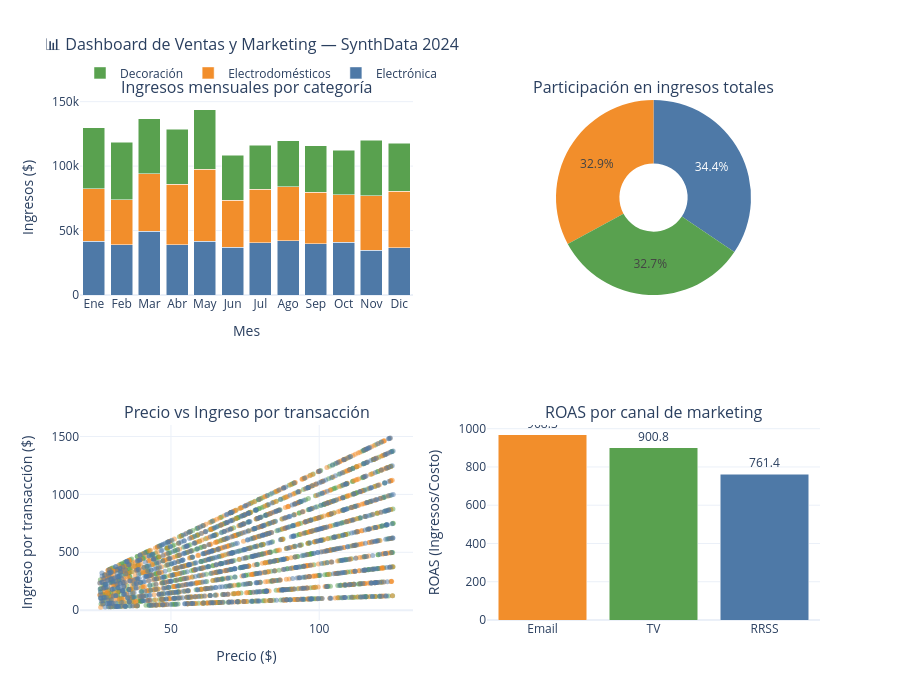

The notebook cell this image was saved under:
### Markdown cell above
---

## 9. Dashboard interactivo con Plotly

### Code cell
# Dashboard: 4 gráficos en un solo layout interactivo
fig = make_subplots(
    rows=2, cols=2,
    subplot_titles=[
        'Ingresos mensuales por categoría',
        'Participación en ingresos totales',
        'Precio vs Ingreso por transacción',
        'ROAS por canal de marketing'
    ],
    specs=[
        [{'type': 'bar'}, {'type': 'pie'}],
        [{'type': 'scatter'}, {'type': 'bar'}]
    ]
)

# 1. Barras apiladas: ingresos mensuales por categoría
pivot_mensual = ventas_clean.pivot_table(
    values='ingreso_total', index='mes_num', columns='categoria', aggfunc='sum'
).reset_index()
mes_labels = [meses[i-1] for i in pivot_mensual['mes_num']]

colores_cat = {'Electrónica': '#4e79a7', 'Electrodomésticos': '#f28e2b', 'Decoración': '#59a14f'}
for cat in ['Electrónica', 'Electrodomésticos', 'Decoración']:
    if cat in pivot_mensual.columns:
        fig.add_trace(
            go.Bar(name=cat, x=mes_labels, y=pivot_mensual[cat],
                   marker_color=colores_cat[cat], showlegend=True),
            row=1, col=1
        )

# 2. Torta: participación
fig.add_trace(
    go.Pie(labels=por_categoria['categoria'], values=por_categoria['ingresos'],
           hole=0.35, marker_colors=list(colores_cat.values()),
           showlegend=False),
    row=1, col=2
)

# 3. Scatter: precio vs ingreso
for cat, grupo in ventas_clean.groupby('categoria'):
    fig.add_trace(
        go.Scatter(
            x=grupo['precio'], y=grupo['ingreso_total'],
            mode='markers', name=cat,
            marker=dict(color=colores_cat[cat], size=5, opacity=0.5),
            showlegend=False
        ),
        row=2, col=1
    )

# 4. ROAS por canal
fig.add_trace(
    go.Bar(
        x=roas_canal['canal'], y=roas_canal['roas'],
        marker_color=[colores_canal[c] for c in roas_canal['canal']],
        text=roas_canal['roas'].round(1),
        textposition='outside',
        showlegend=False
    ),
    row=2, col=2
)

fig.update_layout(
    title_text='📊 Dashboard de Ventas y Marketing — SynthData 2024',
    title_font_size=16,
    height=700,
    barmode='stack',
    template='plotly_white',
    legend=dict(orientation='h', y=1.08, x=0)
)

fig.update_xaxes(title_text='Mes', row=1, col=1)
fig.update_yaxes(title_text='Ingresos ($)', row=1, col=1)
fig.update_xaxes(title_text='Precio ($)', row=2, col=1)
fig.update_yaxes(title_text='Ingreso por transacción ($)', row=2, col=1)
fig.update_yaxes(title_text='ROAS (Ingresos/Costo)', row=2, col=2)

fig.show()
fig.write_html(str(OUT_DIR / 'dashboard_interactivo.html'))

### Figure 1 — Plotly figure (JSON) as saved in the notebook; plotly's stock layout.template omitted (floating-point values rounded to 4 significant figures; data arrays with more than 128 entries replaced by an {"elided": "..."} marker saying what was removed)
{"data": [{"marker": {"color": "#4e79a7"}, "name": "Electrónica", "showlegend": true, "x": ["Ene", "Feb", "Mar", "Abr", "May", "Jun", "Jul", "Ago", "Sep", "Oct", "Nov", "Dic"], "y": [41770.0, 38800.0, 49460.0, 39020.0, 41790.0, 37060.0, 40520.0, 42180.0, 39790.0, 40900.0, 34710.0, 36580.0], "type": "bar", "xaxis": "x", "yaxis": "y"}, {"marker": {"color": "#f28e2b"}, "name": "Electrodomésticos", "showlegend": true, "x": ["Ene", "Feb", "Mar", "Abr", "May", "Jun", "Jul", "Ago", "Sep", "Oct", "Nov", "Dic"], "y": [40500.0, 34960.0, 44520.0, 47050.0, 55740.0, 36420.0, 41420.0, 41980.0, 39860.0, 36940.0, 42130.0, 43760.0], "type": "bar", "xaxis": "x", "yaxis": "y"}, {"marker": {"color": "#59a14f"}, "name": "Decoración", "showlegend": true, "x": ["Ene", "Feb", "Mar", "Abr", "May", "Jun", "Jul", "Ago", "Sep", "Oct", "Nov", "Dic"], "y": [47330.0, 44910.0, 42800.0, 42360.0, 46200.0, 35000.0, 34290.0, 35520.0, 36130.0, 34280.0, 43120.0, 37290.0], "type": "bar", "xaxis": "x", "yaxis": "y"}, {"hole": 0.35, "labels": ["Electrodomésticos", "Electrónica", "Decoración"], "marker": {"colors": ["#4e79a7", "#f28e2b", "#59a14f"]}, "showlegend": false, "values": [505300.0, 482600.0, 479200.0], "type": "pie", "domain": {"x": [0.55, 1.0], "y": [0.625, 1.0]}}, {"marker": {"color": "#59a14f", "opacity": 0.5, "size": 5}, "mode": "markers", "name": "Decoración", "showlegend": false, "x": {"elided": "1000 float values"}, "y": {"elided": "1000 float values"}, "type": "scatter", "xaxis": "x2", "yaxis": "y2"}, {"marker": {"color": "#f28e2b", "opacity": 0.5, "size": 5}, "mode": "markers", "name": "Electrodomésticos", "showlegend": false, "x": {"elided": "1000 float values"}, "y": {"elided": "1000 float values"}, "type": "scatter", "xaxis": "x2", "yaxis": "y2"}, {"marker": {"color": "#4e79a7", "opacity": 0.5, "size": 5}, "mode": "markers", "name": "Electrónica", "showlegend": false, "x": {"elided": "998 float values"}, "y": {"elided": "998 float values"}, "type": "scatter", "xaxis": "x2", "yaxis": "y2"}, {"marker": {"color": ["#f28e2b", "#59a14f", "#4e79a7"]}, "showlegend": false, "text": [968.3, 900.8, 761.4], "textposition": "outside", "x": ["Email", "TV", "RRSS"], "y": [968.3, 900.8, 761.4], "type": "bar", "xaxis": "x3", "yaxis": "y3"}], "layout": {"xaxis": {"anchor": "y", "domain": [0.0, 0.45], "title": {"text": "Mes"}}, "yaxis": {"anchor": "x", "domain": [0.625, 1.0], "title": {"text": "Ingresos ($)"}}, "xaxis2": {"anchor": "y2", "domain": [0.0, 0.45], "title": {"text": "Precio ($)"}}, "yaxis2": {"anchor": "x2", "domain": [0.0, 0.375], "title": {"text": "Ingreso por transacción ($)"}}, "xaxis3": {"anchor": "y3", "domain": [0.55, 1.0]}, "yaxis3": {"anchor": "x3", "domain": [0.0, 0.375], "title": {"text": "ROAS (Ingresos/Costo)"}}, "annotations": [{"font": {"size": 16}, "showarrow": false, "text": "Ingresos mensuales por categoría", "x": 0.225, "xanchor": "center", "xref": "paper", "y": 1.0, "yanchor": "bottom", "yref": "paper"}, {"font": {"size": 16}, "showarrow": false, "text": "Participación en ingresos totales", "x": 0.775, "xanchor": "center", "xref": "paper", "y": 1.0, "yanchor": "bottom", "yref": "paper"}, {"font": {"size": 16}, "showarrow": false, "text": "Precio vs Ingreso por transacción", "x": 0.225, "xanchor": "center", "xref": "paper", "y": 0.375, "yanchor": "bottom", "yref": "paper"}, {"font": {"size": 16}, "showarrow": false, "text": "ROAS por canal de marketing", "x": 0.775, "xanchor": "center", "xref": "paper", "y": 0.375, "yanchor": "bottom", "yref": "paper"}], "title": {"font": {"size": 16}, "text": "📊 Dashboard de Ventas y Marketing — SynthData 2024"}, "legend": {"orientation": "h", "y": 1.08, "x": 0}, "height": 700, "barmode": "stack"}}
